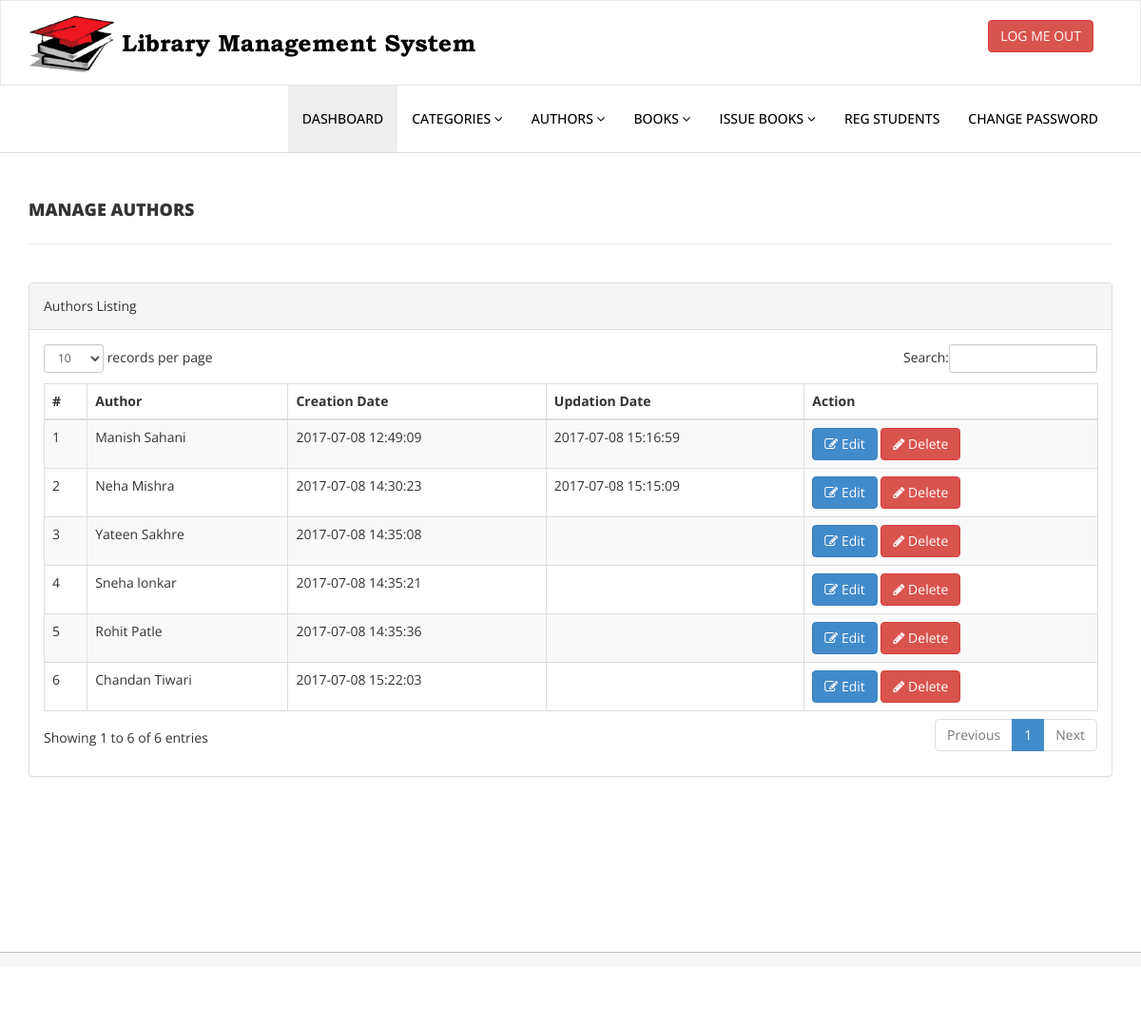
Screenshot of /admin/manage-authors.php (signed in) with the database file from the repository.
### tables this page shows
CREATE TABLE IF NOT EXISTS `tblauthors` (
  `id` int(11) NOT NULL,
  `AuthorName` varchar(159) DEFAULT NULL,
  `creationDate` timestamp NULL DEFAULT CURRENT_TIMESTAMP,
  `UpdationDate` timestamp NULL DEFAULT NULL ON UPDATE CURRENT_TIMESTAMP
);

### admin/manage-authors.php (the view, shortened to what this page needs)
<?php
include('includes/config.php');
if(strlen($_SESSION['alogin'])==0)
    {
header('location:index.php');
}
else{
    ?>
<!DOCTYPE html>
<html xmlns="http://www.w3.org/1999/xhtml">
<head>
    <link href="assets/css/bootstrap.css" rel="stylesheet" />
    <link href="assets/css/font-awesome.css" rel="stylesheet" />
    <link href="assets/js/dataTables/dataTables.bootstrap.css" rel="stylesheet" />
    <link href="assets/css/style.css" rel="stylesheet" />
</head>
<body>
<?php include('includes/header.php');?>
    <div class="content-wrapper">
         <div class="container">
        <div class="row pad-botm">
            <div class="col-md-12">
                <h4 class="header-line">Manage Authors</h4>
    </div>
     <div class="row">
</div>
        </div>
            <div class="row">
                <div class="col-md-12">
                    <div class="panel panel-default">
                        <div class="panel-heading">
                           Authors Listing
                        </div>
                        <div class="panel-body">
                            <div class="table-responsive">
                                <table class="table table-striped table-bordered table-hover" id="dataTables-example">
                                    <thead>
                                        <tr>
                                            <th>#</th>
                                            <th>Author</th>
                                            <th>Creation Date</th>
                                            <th>Updation Date</th>
                                            <th>Action</th>
                                        </tr>
                                    </thead>
                                    <tbody>
<?php $sql = "SELECT * from  tblauthors";
$query = $dbh -> prepare($sql);
$query->execute();
$results=$query->fetchAll(PDO::FETCH_OBJ);
$cnt=1;
if($query->rowCount() > 0)
{
foreach($results as $result)
{               ?>
                                        <tr class="odd gradeX">
                                            <td class="center"><?php echo htmlentities($cnt);?></td>
                                            <td class="center"><?php echo htmlentities($result->AuthorName);?></td>
                                            <td class="center"><?php echo htmlentities($result->creationDate);?></td>
                                            <td class="center"><?php echo htmlentities($result->UpdationDate);?></td>
                                            <td class="center">
                                            <a href="edit-author.php?athrid=<?php echo htmlentities($result->id);?>"><button class="btn btn-primary"><i class="fa fa-edit "></i> Edit</button>
                                          <a href="manage-authors.php?del=<?php echo htmlentities($result->id);?>" onclick="return confirm('Are you sure you want to delete?');"" >  <button class="btn btn-danger"><i class="fa fa-pencil"></i> Delete</button>
                                            </td>
                                        </tr>
 <?php $cnt=$cnt+1;}} ?>
                                    </tbody>
                                </table>
                            </div>
                        </div>
                    </div>
                </div>
            </div>
    </div>
    </div>
  <?php include('includes/footer.php');?>
</body>
</html>
<?php } ?>

### admin/includes/header.php (shortened to what this page needs)
<div class="navbar navbar-inverse set-radius-zero" >
        <div class="container">
            <div class="navbar-header">
                <a class="navbar-brand">
                    <img src="assets/img/logo.png" />
                </a>
            </div>
            <div class="right-div">
                <a href="logout.php" class="btn btn-danger pull-right">LOG ME OUT</a>
            </div>
        </div>
    </div>
    <section class="menu-section">
        <div class="container">
            <div class="row ">
                <div class="col-md-12">
                    <div class="navbar-collapse collapse ">
                        <ul id="menu-top" class="nav navbar-nav navbar-right">
                            <li><a href="dashboard.php" class="menu-top-active">DASHBOARD</a></li>
                            <li>
                                <a href="#" class="dropdown-toggle" id="ddlmenuItem" data-toggle="dropdown"> Categories <i class="fa fa-angle-down"></i></a>
                            </li>
                            <li>
                                <a href="#" class="dropdown-toggle" id="ddlmenuItem" data-toggle="dropdown"> Authors <i class="fa fa-angle-down"></i></a>
                            </li>
 <li>
                                <a href="#" class="dropdown-toggle" id="ddlmenuItem" data-toggle="dropdown"> Books <i class="fa fa-angle-down"></i></a>
                            </li>
                           <li>
                                <a href="#" class="dropdown-toggle" id="ddlmenuItem" data-toggle="dropdown"> Issue Books <i class="fa fa-angle-down"></i></a>
                            </li>
                             <li><a href="reg-students.php">Reg Students</a></li>
  <li><a href="change-password.php">Change Password</a></li>
                        </ul>
                    </div>
                </div>
            </div>
        </div>
    </section>

### admin/includes/footer.php
<section class="footer-section">
     <div class="container">
         <div class="row">
             <div class="col-md-12">
                &copy; Library Management System |<a href="https://www.linkedin.com/in/manish-sahani/" target="_blank"  > Designed by : Manish Sahani</a>
             </div>
         </div>
     </div>
 </section>

### admin/assets/css/style.css (style rules this page uses)
.set-radius-zero { border-radius:0px; -moz-border-radius:0px; -webkit-border-radius:0px; }
.content-wrapper { margin-top: 40px; min-height:800px; padding-bottom:90px; }
.header-line { font-weight:900; padding-bottom:25px; border-bottom:1px solid #eeeeee; text-transform:uppercase; }
.pad-botm { padding-bottom:30px; }
.right-div { float: right; padding: 20px; }
#menu-top a { color:#000; text-decoration:none; font-weight:500; padding: 25px 15px 25px 15px; text-transform:uppercase; }
.menu-section { background-color: #fff; border-bottom:1px solid #DDD; width:100% }
.menu-top-active { background-color:#eeeeee; }
.navbar-inverse { background-color: #FFF; border-color: rgba(155, 153, 153, 0.23); }
.navbar { min-height: 90px; margin-bottom: 0px; }
.footer-section { padding:25px 50px 25px 50px; color:#000; font-size:13px; background-color: #f7f7f7; text-align:right; border-top:1px solid #BDBDBD; }
.footer-section a, .footer-section a:hover { color:#000; }

### rows the page displays
tblauthors: AuthorName "Manish Sahani", creationDate "2017-07-08 12:49:09", UpdationDate "2017-07-08 15:16:59"
tblauthors: AuthorName "Neha Mishra", creationDate "2017-07-08 14:30:23", UpdationDate "2017-07-08 15:15:09"
tblauthors: AuthorName "Yateen Sakhre", creationDate "2017-07-08 14:35:08"
tblauthors: AuthorName "Sneha lonkar", creationDate "2017-07-08 14:35:21"
tblauthors: AuthorName "Rohit Patle", creationDate "2017-07-08 14:35:36"
tblauthors: AuthorName "Chandan Tiwari", creationDate "2017-07-08 15:22:03"
